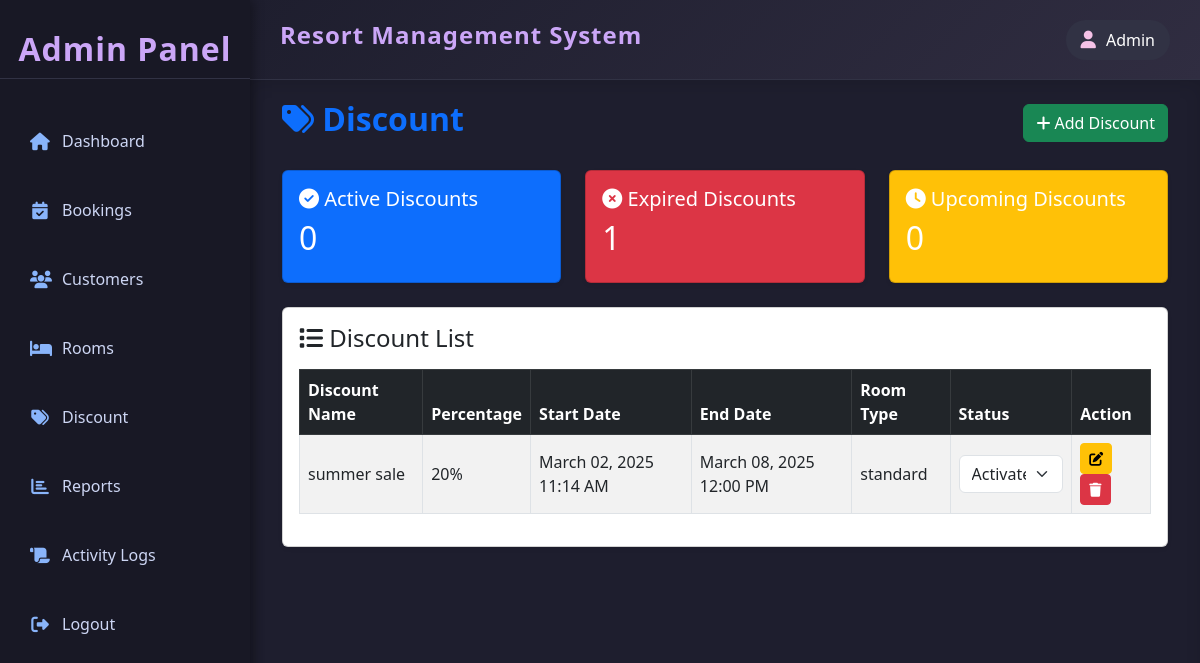
Before: /admin/discount/index.php (signed in) with the older database file.
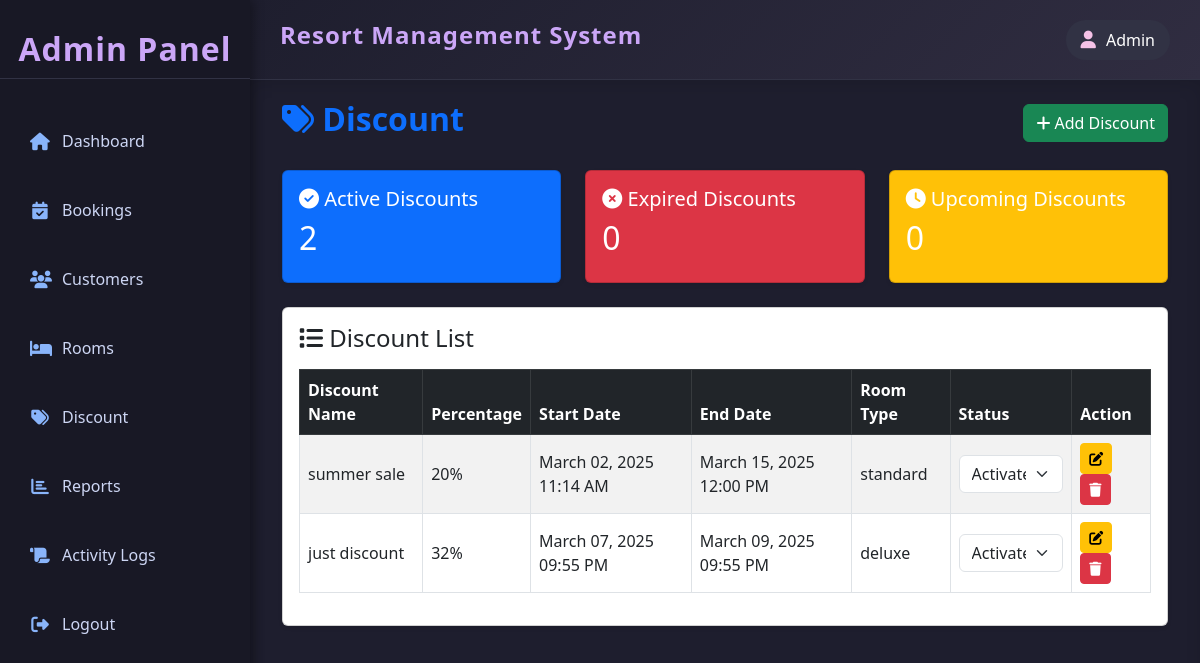
After: the same page with the newer database file.
### tables this page shows
CREATE TABLE IF NOT EXISTS `discount` (
  `discount_id` int(11) NOT NULL AUTO_INCREMENT,
  `discount_name` varchar(50) NOT NULL,
  `discount_percentage` int(11) NOT NULL,
  `discount_start` datetime NOT NULL,
  `discount_end` datetime NOT NULL,
  `discount_status` enum('activate','deactivate') NOT NULL,
  `applicable_room` enum('premium','deluxe','standard') NOT NULL,
  `created_at` datetime NOT NULL DEFAULT current_timestamp(),
  `updated_at` datetime NOT NULL DEFAULT current_timestamp(),
  PRIMARY KEY (`discount_id`)
);

### admin/includes/system_update.php (called while the page is built, shortened)
<?php
$track_query="SELECT
(SELECT COUNT(*) FROM discount WHERE discount_start<=NOW() && discount_end>=NOW()) AS active_discount,
(SELECT COUNT(*) FROM discount WHERE discount_start<NOW() && discount_end<NOW()) AS expired_discount,
(SELECT COUNT(*) FROM discount WHERE discount_start>NOW() && discount_end>NOW()) AS upcoming_discount;";
?>

### admin/discount/index.php (the view, shortened to what the changed rows need)
<?php
include('../../resources/database/config.php');
include ('../includes/template.php');
include("../includes/system_update.php");
$discount="SELECT * FROM discount ";
$result=mysqli_query($conn,$discount);
$track_result=mysqli_query($conn,$track_query);
$track=mysqli_fetch_assoc($track_result);
?>
<div class="content" style="color:#fff;">
    <div class="container-fluid">
        <div class="d-flex justify-content-between align-items-center mb-4">
            <h2 class="fw-bold text-primary"><i class="fas fa-tags"></i> Discount</h2>
        </div>
        <div class="row mb-4">
            <div class="col-md-4">
                <div class="card text-white bg-primary shadow-sm">
                    <div class="card-body">
                        <h5 class="card-title"><i class="fas fa-check-circle"></i> Active Discounts</h5>
                        <h2><?php echo $track['active_discount'] ?></h2>
                    </div>
                </div>
            </div>
            <div class="col-md-4">
                <div class="card text-white bg-danger shadow-sm">
                    <div class="card-body">
                        <h5 class="card-title"><i class="fas fa-times-circle"></i> Expired Discounts</h5>
                        <h2><?php echo $track['expired_discount'] ?></h2>
                    </div>
                </div>
            </div>
            <div class="col-md-4">
                <div class="card text-white bg-warning shadow-sm">
                    <div class="card-body">
                        <h2><?php echo $track['upcoming_discount'] ?></h2>
                    </div>
                </div>
            </div>
        </div>
        <div class="card shadow-sm">
            <div class="card-body">
                <div class="table-responsive">
                    <table class="table table-bordered table-striped align-middle">
                        <thead class="table-dark">
                            <tr>
                                <th>Discount Name</th>
                                <th>Percentage</th>
                                <th>Start Date</th>
                                <th>End Date</th>
                                <th>Room Type</th>
                                <th>Status</th>
                                <th>Action</th>
                            </tr>
                        </thead>
                        <tbody>
                            <?php while($row=mysqli_fetch_assoc($result)){
                                $start = date("F d, Y h:i A", strtotime($row['discount_start']));
                                $end= date("F d, Y h:i A", strtotime($row['discount_end']));
                                $status=($row['discount_status'] == 'activate') ? 'selected' : '';
                                echo " <tr>
                                            <td>{$row['discount_name']}</td>
                                            <td>{$row['discount_percentage']}%</td>
                                            <td>$start</td>
                                            <td>$end</td>
                                            <td>{$row['applicable_room']}</td>
                                            <td><form action='update.php?id={$row['discount_id']}' method='POST'>
                                                <select class='form-select' name='status' onchange='this.form.submit()'>
                                                <option value='activate' ". ($status ? "selected" : "") .">Activate</option>
                                                <option value='deactivate' ". ($status ? "" : "selected") .">Deactivate</option>
                                                </select>
                                                <input type='hidden' name='applicable_room' value='{$row['applicable_room']}'>
                                            </form>
                                            </td>
                                            <td>
                                                <a class='btn btn-sm btn-warning' href='edit.php?id={$row['discount_id']}'><i class='fas fa-edit'></i></a>
                                                <a class='btn btn-sm btn-danger' href='delete.php?id={$row['discount_id']}'><i class='fas fa-trash'></i></a>
                                            </td>
                                        </tr>";
                            } ?>
                        </tbody>
                    </table>
                </div>
            </div>
        </div>
    </div>
</div>

Changed rows visible on the page:
changed discount "summer sale": discount_end "March 08, 2025 12:00 PM" → "March 15, 2025 12:00 PM"
added discount: discount_name "just discount", discount_percentage "32", discount_start "March 07, 2025 09:55 PM", discount_end "March 09, 2025 09:55 PM", applicable_room "deluxe", status "Activate"
Other visible differences:
$track['active_discount']: "0" → "2"
$track['expired_discount']: "1" → "0"
